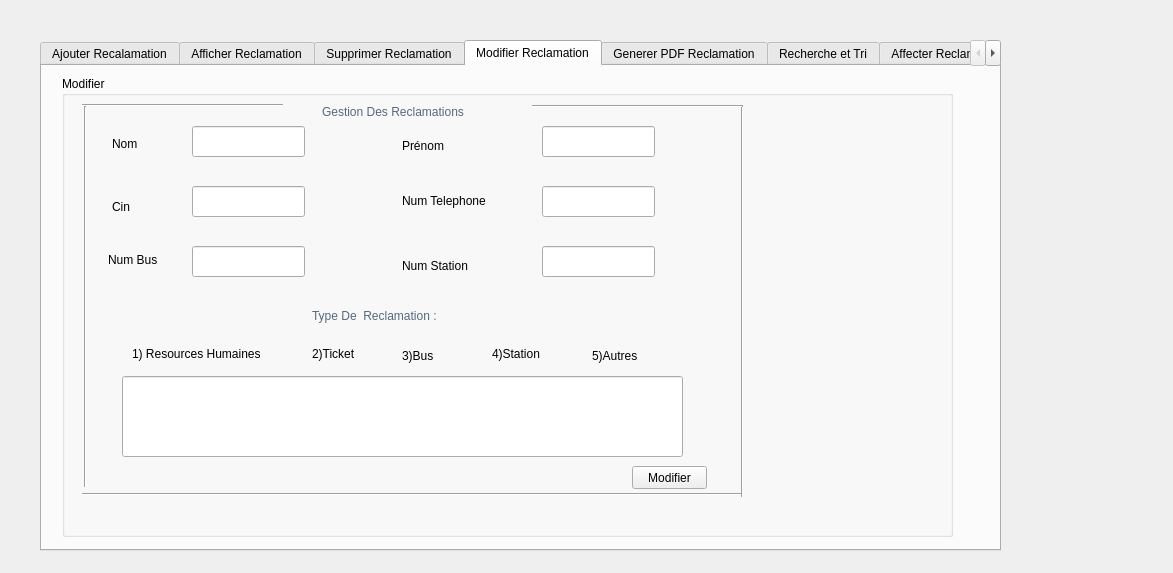
<?xml version="1.0" encoding="UTF-8"?>
<ui version="4.0">
 <class>DialogReclamation</class>
 <widget class="QDialog" name="DialogReclamation">
  <property name="geometry">
   <rect>
    <x>0</x>
    <y>0</y>
    <width>1173</width>
    <height>573</height>
   </rect>
  </property>
  <property name="windowTitle">
   <string>Dialog</string>
  </property>
  <widget class="QTabWidget" name="Trier">
   <property name="geometry">
    <rect>
     <x>40</x>
     <y>40</y>
     <width>961</width>
     <height>511</height>
    </rect>
   </property>
   <property name="currentIndex">
    <number>3</number>
   </property>
   <widget class="QWidget" name="tab">
    <attribute name="title">
     <string>Ajouter Recalamation</string>
    </attribute>
    <widget class="QGroupBox" name="groupBox">
     <property name="geometry">
      <rect>
       <x>30</x>
       <y>10</y>
       <width>661</width>
       <height>421</height>
      </rect>
     </property>
     <property name="styleSheet">
      <string notr="true"/>
     </property>
     <property name="title">
      <string>Ajouter</string>
     </property>
     <widget class="QLabel" name="label">
      <property name="geometry">
       <rect>
        <x>50</x>
        <y>70</y>
        <width>61</width>
        <height>41</height>
       </rect>
      </property>
      <property name="styleSheet">
       <string notr="true"/>
      </property>
      <property name="text">
       <string>Nom </string>
      </property>
     </widget>
     <widget class="QLabel" name="label_2">
      <property name="geometry">
       <rect>
        <x>340</x>
        <y>90</y>
        <width>71</width>
        <height>16</height>
       </rect>
      </property>
      <property name="styleSheet">
       <string notr="true"/>
      </property>
      <property name="text">
       <string>Prénom</string>
      </property>
     </widget>
     <widget class="QLabel" name="label_3">
      <property name="geometry">
       <rect>
        <x>50</x>
        <y>130</y>
        <width>51</width>
        <height>16</height>
       </rect>
      </property>
      <property name="styleSheet">
       <string notr="true"/>
      </property>
      <property name="text">
       <string>Cin</string>
      </property>
     </widget>
     <widget class="QLabel" name="label_4">
      <property name="geometry">
       <rect>
        <x>340</x>
        <y>130</y>
        <width>141</width>
        <height>21</height>
       </rect>
      </property>
      <property name="styleSheet">
       <string notr="true"/>
      </property>
      <property name="text">
       <string>Num Télèphone</string>
      </property>
     </widget>
     <widget class="QLabel" name="label_5">
      <property name="geometry">
       <rect>
        <x>20</x>
        <y>190</y>
        <width>111</width>
        <height>20</height>
       </rect>
      </property>
      <property name="text">
       <string/>
      </property>
     </widget>
     <widget class="QLineEdit" name="le_nom">
      <property name="geometry">
       <rect>
        <x>120</x>
        <y>80</y>
        <width>113</width>
        <height>31</height>
       </rect>
      </property>
     </widget>
     <widget class="QLineEdit" name="le_prenom">
      <property name="geometry">
       <rect>
        <x>470</x>
        <y>80</y>
        <width>113</width>
        <height>31</height>
       </rect>
      </property>
     </widget>
     <widget class="QLineEdit" name="le_cin">
      <property name="geometry">
       <rect>
        <x>120</x>
        <y>120</y>
        <width>113</width>
        <height>31</height>
       </rect>
      </property>
     </widget>
     <widget class="QLineEdit" name="le_num_telephone">
      <property name="geometry">
       <rect>
        <x>470</x>
        <y>120</y>
        <width>113</width>
        <height>31</height>
       </rect>
      </property>
     </widget>
     <widget class="Line" name="line">
      <property name="geometry">
       <rect>
        <x>20</x>
        <y>30</y>
        <width>181</width>
        <height>20</height>
       </rect>
      </property>
      <property name="orientation">
       <enum>Qt::Horizontal</enum>
      </property>
     </widget>
     <widget class="Line" name="line_2">
      <property name="geometry">
       <rect>
        <x>430</x>
        <y>30</y>
        <width>211</width>
        <height>20</height>
       </rect>
      </property>
      <property name="orientation">
       <enum>Qt::Horizontal</enum>
      </property>
     </widget>
     <widget class="Line" name="line_3">
      <property name="geometry">
       <rect>
        <x>630</x>
        <y>40</y>
        <width>20</width>
        <height>371</height>
       </rect>
      </property>
      <property name="orientation">
       <enum>Qt::Vertical</enum>
      </property>
     </widget>
     <widget class="Line" name="line_4">
      <property name="geometry">
       <rect>
        <x>17</x>
        <y>400</y>
        <width>621</width>
        <height>20</height>
       </rect>
      </property>
      <property name="orientation">
       <enum>Qt::Horizontal</enum>
      </property>
     </widget>
     <widget class="Line" name="line_5">
      <property name="geometry">
       <rect>
        <x>10</x>
        <y>40</y>
        <width>20</width>
        <height>371</height>
       </rect>
      </property>
      <property name="orientation">
       <enum>Qt::Vertical</enum>
      </property>
     </widget>
     <widget class="QLabel" name="label_6">
      <property name="geometry">
       <rect>
        <x>230</x>
        <y>30</y>
        <width>181</width>
        <height>20</height>
       </rect>
      </property>
      <property name="styleSheet">
       <string notr="true">font: 12pt &quot;Old Antic Outline&quot;;
color: rgb(84, 105, 127);</string>
      </property>
      <property name="text">
       <string>Gestion Des Reclamations</string>
      </property>
     </widget>
     <widget class="QLineEdit" name="le_numstation">
      <property name="geometry">
       <rect>
        <x>470</x>
        <y>170</y>
        <width>111</width>
        <height>31</height>
       </rect>
      </property>
     </widget>
     <widget class="QLabel" name="label_7">
      <property name="geometry">
       <rect>
        <x>50</x>
        <y>290</y>
        <width>81</width>
        <height>16</height>
       </rect>
      </property>
      <property name="text">
       <string/>
      </property>
     </widget>
     <widget class="QLabel" name="label_11">
      <property name="geometry">
       <rect>
        <x>130</x>
        <y>280</y>
        <width>47</width>
        <height>14</height>
       </rect>
      </property>
      <property name="text">
       <string/>
      </property>
     </widget>
     <widget class="QLabel" name="label_8">
      <property name="geometry">
       <rect>
        <x>40</x>
        <y>170</y>
        <width>81</width>
        <height>21</height>
       </rect>
      </property>
      <property name="styleSheet">
       <string notr="true"/>
      </property>
      <property name="text">
       <string>Num Bus </string>
      </property>
     </widget>
     <widget class="QLabel" name="label_9">
      <property name="geometry">
       <rect>
        <x>340</x>
        <y>180</y>
        <width>101</width>
        <height>21</height>
       </rect>
      </property>
      <property name="styleSheet">
       <string notr="true"/>
      </property>
      <property name="text">
       <string>Num Station</string>
      </property>
     </widget>
     <widget class="QLineEdit" name="le_numbus">
      <property name="geometry">
       <rect>
        <x>120</x>
        <y>170</y>
        <width>113</width>
        <height>31</height>
       </rect>
      </property>
     </widget>
     <widget class="QLabel" name="label_10">
      <property name="geometry">
       <rect>
        <x>240</x>
        <y>215</y>
        <width>161</width>
        <height>21</height>
       </rect>
      </property>
      <property name="styleSheet">
       <string notr="true">font: 12pt &quot;Old Antic Outline&quot;;
color: rgb(84, 105, 127);</string>
      </property>
      <property name="text">
       <string>Type de Reclamation :</string>
      </property>
     </widget>
     <widget class="QLabel" name="label_12">
      <property name="geometry">
       <rect>
        <x>50</x>
        <y>250</y>
        <width>181</width>
        <height>20</height>
       </rect>
      </property>
      <property name="styleSheet">
       <string notr="true"/>
      </property>
      <property name="text">
       <string>1) Resources Humaine</string>
      </property>
     </widget>
     <widget class="QLabel" name="label_13">
      <property name="geometry">
       <rect>
        <x>230</x>
        <y>250</y>
        <width>81</width>
        <height>21</height>
       </rect>
      </property>
      <property name="styleSheet">
       <string notr="true"/>
      </property>
      <property name="text">
       <string>2) Ticket</string>
      </property>
     </widget>
     <widget class="QLabel" name="label_14">
      <property name="geometry">
       <rect>
        <x>310</x>
        <y>250</y>
        <width>61</width>
        <height>21</height>
       </rect>
      </property>
      <property name="styleSheet">
       <string notr="true"/>
      </property>
      <property name="text">
       <string>3) Bus</string>
      </property>
     </widget>
     <widget class="QLabel" name="label_15">
      <property name="geometry">
       <rect>
        <x>380</x>
        <y>250</y>
        <width>71</width>
        <height>21</height>
       </rect>
      </property>
      <property name="styleSheet">
       <string notr="true"/>
      </property>
      <property name="text">
       <string>4) Station</string>
      </property>
     </widget>
     <widget class="QLineEdit" name="le_type_reclamation">
      <property name="geometry">
       <rect>
        <x>50</x>
        <y>280</y>
        <width>541</width>
        <height>71</height>
       </rect>
      </property>
     </widget>
     <widget class="QLabel" name="label_16">
      <property name="geometry">
       <rect>
        <x>470</x>
        <y>250</y>
        <width>71</width>
        <height>21</height>
       </rect>
      </property>
      <property name="styleSheet">
       <string notr="true"/>
      </property>
      <property name="text">
       <string>5) Autres</string>
      </property>
     </widget>
     <widget class="QPushButton" name="pb_ajouter">
      <property name="geometry">
       <rect>
        <x>520</x>
        <y>370</y>
        <width>75</width>
        <height>23</height>
       </rect>
      </property>
      <property name="text">
       <string>Ajouter</string>
      </property>
     </widget>
    </widget>
   </widget>
   <widget class="QWidget" name="tab2">
    <attribute name="title">
     <string>Afficher Reclamation</string>
    </attribute>
    <widget class="QGroupBox" name="groupBox_2">
     <property name="geometry">
      <rect>
       <x>20</x>
       <y>10</y>
       <width>671</width>
       <height>421</height>
      </rect>
     </property>
     <property name="title">
      <string>Afficher</string>
     </property>
     <widget class="QTableView" name="tab_reclamation">
      <property name="geometry">
       <rect>
        <x>40</x>
        <y>80</y>
        <width>591</width>
        <height>321</height>
       </rect>
      </property>
     </widget>
     <widget class="QPushButton" name="pb_arduino">
      <property name="geometry">
       <rect>
        <x>270</x>
        <y>30</y>
        <width>91</width>
        <height>31</height>
       </rect>
      </property>
      <property name="text">
       <string>Arduino</string>
      </property>
     </widget>
    </widget>
   </widget>
   <widget class="QWidget" name="tab_2">
    <attribute name="title">
     <string>Supprimer Reclamation</string>
    </attribute>
    <widget class="QLabel" name="label_17">
     <property name="geometry">
      <rect>
       <x>300</x>
       <y>90</y>
       <width>47</width>
       <height>14</height>
      </rect>
     </property>
     <property name="text">
      <string>Cin</string>
     </property>
    </widget>
    <widget class="QLineEdit" name="le_Cin">
     <property name="geometry">
      <rect>
       <x>30</x>
       <y>130</y>
       <width>631</width>
       <height>31</height>
      </rect>
     </property>
    </widget>
    <widget class="QPushButton" name="pb_supprimer">
     <property name="geometry">
      <rect>
       <x>590</x>
       <y>190</y>
       <width>75</width>
       <height>23</height>
      </rect>
     </property>
     <property name="text">
      <string>Supprimer</string>
     </property>
    </widget>
    <widget class="QLabel" name="label_31">
     <property name="geometry">
      <rect>
       <x>10</x>
       <y>-150</y>
       <width>47</width>
       <height>14</height>
      </rect>
     </property>
     <property name="text">
      <string>Cin</string>
     </property>
    </widget>
   </widget>
   <widget class="QWidget" name="tab3">
    <attribute name="title">
     <string>Modifier Reclamation</string>
    </attribute>
    <widget class="QGroupBox" name="pushButton_modifier_2">
     <property name="geometry">
      <rect>
       <x>20</x>
       <y>10</y>
       <width>891</width>
       <height>461</height>
      </rect>
     </property>
     <property name="title">
      <string>Modifier</string>
     </property>
     <widget class="QLabel" name="label_18">
      <property name="geometry">
       <rect>
        <x>50</x>
        <y>60</y>
        <width>51</width>
        <height>16</height>
       </rect>
      </property>
      <property name="styleSheet">
       <string notr="true"/>
      </property>
      <property name="text">
       <string>Nom</string>
      </property>
     </widget>
     <widget class="QLabel" name="label_20">
      <property name="geometry">
       <rect>
        <x>46</x>
        <y>173</y>
        <width>71</width>
        <height>21</height>
       </rect>
      </property>
      <property name="styleSheet">
       <string notr="true"/>
      </property>
      <property name="text">
       <string>Num Bus</string>
      </property>
     </widget>
     <widget class="QLabel" name="label_21">
      <property name="geometry">
       <rect>
        <x>340</x>
        <y>60</y>
        <width>71</width>
        <height>20</height>
       </rect>
      </property>
      <property name="styleSheet">
       <string notr="true"/>
      </property>
      <property name="text">
       <string>Prénom</string>
      </property>
     </widget>
     <widget class="QLabel" name="label_22">
      <property name="geometry">
       <rect>
        <x>340</x>
        <y>109</y>
        <width>131</width>
        <height>31</height>
       </rect>
      </property>
      <property name="styleSheet">
       <string notr="true"/>
      </property>
      <property name="text">
       <string>Num Telephone</string>
      </property>
     </widget>
     <widget class="QLabel" name="label_23">
      <property name="geometry">
       <rect>
        <x>340</x>
        <y>180</y>
        <width>91</width>
        <height>20</height>
       </rect>
      </property>
      <property name="styleSheet">
       <string notr="true"/>
      </property>
      <property name="text">
       <string>Num Station</string>
      </property>
     </widget>
     <widget class="QLabel" name="label_24">
      <property name="geometry">
       <rect>
        <x>250</x>
        <y>230</y>
        <width>201</width>
        <height>20</height>
       </rect>
      </property>
      <property name="styleSheet">
       <string notr="true">font: 12pt &quot;Old Antic Outline&quot;;
color: rgb(84, 105, 127);</string>
      </property>
      <property name="text">
       <string>Type De  Reclamation : </string>
      </property>
     </widget>
     <widget class="QLineEdit" name="modifier_Nom">
      <property name="geometry">
       <rect>
        <x>130</x>
        <y>50</y>
        <width>113</width>
        <height>31</height>
       </rect>
      </property>
     </widget>
     <widget class="QLineEdit" name="modifier_Cin">
      <property name="geometry">
       <rect>
        <x>130</x>
        <y>110</y>
        <width>113</width>
        <height>31</height>
       </rect>
      </property>
     </widget>
     <widget class="QLineEdit" name="modifier_numBus">
      <property name="geometry">
       <rect>
        <x>130</x>
        <y>170</y>
        <width>113</width>
        <height>31</height>
       </rect>
      </property>
     </widget>
     <widget class="QLineEdit" name="modifier_Type_reclamation">
      <property name="geometry">
       <rect>
        <x>60</x>
        <y>300</y>
        <width>561</width>
        <height>81</height>
       </rect>
      </property>
     </widget>
     <widget class="QLineEdit" name="modifier_Prenom">
      <property name="geometry">
       <rect>
        <x>480</x>
        <y>50</y>
        <width>113</width>
        <height>31</height>
       </rect>
      </property>
     </widget>
     <widget class="QLineEdit" name="modifier_Num_Telephone">
      <property name="geometry">
       <rect>
        <x>480</x>
        <y>110</y>
        <width>113</width>
        <height>31</height>
       </rect>
      </property>
     </widget>
     <widget class="QLineEdit" name="modifier_numStation">
      <property name="geometry">
       <rect>
        <x>480</x>
        <y>170</y>
        <width>113</width>
        <height>31</height>
       </rect>
      </property>
     </widget>
     <widget class="QLabel" name="label_19">
      <property name="geometry">
       <rect>
        <x>50</x>
        <y>120</y>
        <width>51</width>
        <height>21</height>
       </rect>
      </property>
      <property name="styleSheet">
       <string notr="true"/>
      </property>
      <property name="text">
       <string>Cin</string>
      </property>
     </widget>
     <widget class="QPushButton" name="pushButton_modifier">
      <property name="geometry">
       <rect>
        <x>570</x>
        <y>390</y>
        <width>75</width>
        <height>23</height>
       </rect>
      </property>
      <property name="text">
       <string>Modifier</string>
      </property>
     </widget>
     <widget class="Line" name="line_6">
      <property name="geometry">
       <rect>
        <x>20</x>
        <y>9</y>
        <width>201</width>
        <height>41</height>
       </rect>
      </property>
      <property name="orientation">
       <enum>Qt::Horizontal</enum>
      </property>
     </widget>
     <widget class="Line" name="line_7">
      <property name="geometry">
       <rect>
        <x>13</x>
        <y>30</y>
        <width>20</width>
        <height>381</height>
       </rect>
      </property>
      <property name="orientation">
       <enum>Qt::Vertical</enum>
      </property>
     </widget>
     <widget class="Line" name="line_8">
      <property name="geometry">
       <rect>
        <x>20</x>
        <y>410</y>
        <width>661</width>
        <height>16</height>
       </rect>
      </property>
      <property name="orientation">
       <enum>Qt::Horizontal</enum>
      </property>
     </widget>
     <widget class="Line" name="line_9">
      <property name="geometry">
       <rect>
        <x>660</x>
        <y>30</y>
        <width>41</width>
        <height>391</height>
       </rect>
      </property>
      <property name="orientation">
       <enum>Qt::Vertical</enum>
      </property>
     </widget>
     <widget class="Line" name="line_10">
      <property name="geometry">
       <rect>
        <x>470</x>
        <y>15</y>
        <width>211</width>
        <height>31</height>
       </rect>
      </property>
      <property name="orientation">
       <enum>Qt::Horizontal</enum>
      </property>
     </widget>
     <widget class="QLabel" name="label_25">
      <property name="geometry">
       <rect>
        <x>260</x>
        <y>20</y>
        <width>191</width>
        <height>31</height>
       </rect>
      </property>
      <property name="styleSheet">
       <string notr="true">font: 12pt &quot;Old Antic Outline&quot;;
color: rgb(84, 105, 127);</string>
      </property>
      <property name="text">
       <string>Gestion Des Reclamations</string>
      </property>
     </widget>
     <widget class="QLabel" name="label_26">
      <property name="geometry">
       <rect>
        <x>70</x>
        <y>270</y>
        <width>161</width>
        <height>16</height>
       </rect>
      </property>
      <property name="styleSheet">
       <string notr="true"/>
      </property>
      <property name="text">
       <string>1) Resources Humaines</string>
      </property>
     </widget>
     <widget class="QLabel" name="label_27">
      <property name="geometry">
       <rect>
        <x>250</x>
        <y>270</y>
        <width>71</width>
        <height>16</height>
       </rect>
      </property>
      <property name="styleSheet">
       <string notr="true"/>
      </property>
      <property name="text">
       <string>2)Ticket</string>
      </property>
     </widget>
     <widget class="QLabel" name="label_28">
      <property name="geometry">
       <rect>
        <x>340</x>
        <y>270</y>
        <width>51</width>
        <height>20</height>
       </rect>
      </property>
      <property name="styleSheet">
       <string notr="true"/>
      </property>
      <property name="text">
       <string>3)Bus</string>
      </property>
     </widget>
     <widget class="QLabel" name="label_29">
      <property name="geometry">
       <rect>
        <x>430</x>
        <y>270</y>
        <width>71</width>
        <height>16</height>
       </rect>
      </property>
      <property name="styleSheet">
       <string notr="true"/>
      </property>
      <property name="text">
       <string>4)Station</string>
      </property>
     </widget>
     <widget class="QLabel" name="label_30">
      <property name="geometry">
       <rect>
        <x>530</x>
        <y>270</y>
        <width>61</width>
        <height>20</height>
       </rect>
      </property>
      <property name="styleSheet">
       <string notr="true"/>
      </property>
      <property name="text">
       <string>5)Autres</string>
      </property>
     </widget>
    </widget>
   </widget>
   <widget class="QWidget" name="tab_3">
    <attribute name="title">
     <string>Generer PDF Reclamation</string>
    </attribute>
    <widget class="QPushButton" name="Generer_PDF">
     <property name="geometry">
      <rect>
       <x>560</x>
       <y>170</y>
       <width>75</width>
       <height>23</height>
      </rect>
     </property>
     <property name="text">
      <string>Generer</string>
     </property>
    </widget>
    <widget class="QLineEdit" name="id_pdf">
     <property name="geometry">
      <rect>
       <x>50</x>
       <y>100</y>
       <width>591</width>
       <height>31</height>
      </rect>
     </property>
    </widget>
    <widget class="QLabel" name="label_32">
     <property name="geometry">
      <rect>
       <x>50</x>
       <y>30</y>
       <width>47</width>
       <height>14</height>
      </rect>
     </property>
     <property name="text">
      <string>Cin</string>
     </property>
    </widget>
   </widget>
   <widget class="QWidget" name="tab_4">
    <attribute name="title">
     <string>Recherche et Tri</string>
    </attribute>
    <widget class="QPushButton" name="pb_recherche">
     <property name="geometry">
      <rect>
       <x>180</x>
       <y>80</y>
       <width>75</width>
       <height>23</height>
      </rect>
     </property>
     <property name="text">
      <string>Chercher</string>
     </property>
    </widget>
    <widget class="QLineEdit" name="id_search">
     <property name="geometry">
      <rect>
       <x>40</x>
       <y>50</y>
       <width>211</width>
       <height>21</height>
      </rect>
     </property>
    </widget>
    <widget class="QLabel" name="label_33">
     <property name="geometry">
      <rect>
       <x>40</x>
       <y>20</y>
       <width>151</width>
       <height>16</height>
      </rect>
     </property>
     <property name="text">
      <string>Rechercher :</string>
     </property>
    </widget>
    <widget class="QTableView" name="tab_search">
     <property name="geometry">
      <rect>
       <x>320</x>
       <y>30</y>
       <width>351</width>
       <height>192</height>
      </rect>
     </property>
    </widget>
    <widget class="QLabel" name="label_34">
     <property name="geometry">
      <rect>
       <x>50</x>
       <y>170</y>
       <width>47</width>
       <height>14</height>
      </rect>
     </property>
     <property name="text">
      <string>Trier :</string>
     </property>
    </widget>
    <widget class="QRadioButton" name="radioButton_trier_reclamation_AZ">
     <property name="geometry">
      <rect>
       <x>40</x>
       <y>190</y>
       <width>83</width>
       <height>18</height>
      </rect>
     </property>
     <property name="text">
      <string>Ascendant</string>
     </property>
    </widget>
    <widget class="QRadioButton" name="radioButton_trier_reclamation_ZA">
     <property name="geometry">
      <rect>
       <x>40</x>
       <y>220</y>
       <width>83</width>
       <height>18</height>
      </rect>
     </property>
     <property name="text">
      <string>Desendant</string>
     </property>
    </widget>
    <widget class="QPushButton" name="pb_tri">
     <property name="geometry">
      <rect>
       <x>180</x>
       <y>250</y>
       <width>75</width>
       <height>23</height>
      </rect>
     </property>
     <property name="text">
      <string>Trier</string>
     </property>
    </widget>
    <widget class="QComboBox" name="comboBox_tri_reclamation">
     <property name="geometry">
      <rect>
       <x>351</x>
       <y>250</y>
       <width>301</width>
       <height>22</height>
      </rect>
     </property>
     <item>
      <property name="text">
       <string>Cin</string>
      </property>
     </item>
     <item>
      <property name="text">
       <string>Type_Reclamation </string>
      </property>
     </item>
     <item>
      <property name="text">
       <string>Num_Telephone</string>
      </property>
     </item>
    </widget>
    <widget class="QPushButton" name="pb_stat">
     <property name="geometry">
      <rect>
       <x>580</x>
       <y>280</y>
       <width>75</width>
       <height>23</height>
      </rect>
     </property>
     <property name="text">
      <string>Statistique</string>
     </property>
    </widget>
   </widget>
   <widget class="QWidget" name="tab_5">
    <attribute name="title">
     <string>Affecter Reclamation</string>
    </attribute>
    <widget class="QTableView" name="rh_table">
     <property name="geometry">
      <rect>
       <x>40</x>
       <y>20</y>
       <width>301</width>
       <height>192</height>
      </rect>
     </property>
    </widget>
    <widget class="QTableView" name="ticket_table">
     <property name="geometry">
      <rect>
       <x>360</x>
       <y>20</y>
       <width>331</width>
       <height>192</height>
      </rect>
     </property>
    </widget>
    <widget class="QTableView" name="bus_table">
     <property name="geometry">
      <rect>
       <x>360</x>
       <y>240</y>
       <width>331</width>
       <height>192</height>
      </rect>
     </property>
    </widget>
    <widget class="QTableView" name="station_table">
     <property name="geometry">
      <rect>
       <x>40</x>
       <y>240</y>
       <width>301</width>
       <height>192</height>
      </rect>
     </property>
    </widget>
    <widget class="QLabel" name="label_35">
     <property name="geometry">
      <rect>
       <x>130</x>
       <y>0</y>
       <width>141</width>
       <height>16</height>
      </rect>
     </property>
     <property name="text">
      <string>Resources Humaines</string>
     </property>
    </widget>
    <widget class="QLabel" name="label_36">
     <property name="geometry">
      <rect>
       <x>510</x>
       <y>0</y>
       <width>47</width>
       <height>14</height>
      </rect>
     </property>
     <property name="text">
      <string>ticket</string>
     </property>
    </widget>
    <widget class="QLabel" name="label_37">
     <property name="geometry">
      <rect>
       <x>160</x>
       <y>220</y>
       <width>47</width>
       <height>14</height>
      </rect>
     </property>
     <property name="text">
      <string>Station</string>
     </property>
    </widget>
    <widget class="QLabel" name="label_38">
     <property name="geometry">
      <rect>
       <x>510</x>
       <y>220</y>
       <width>47</width>
       <height>14</height>
      </rect>
     </property>
     <property name="text">
      <string>Bus</string>
     </property>
    </widget>
   </widget>
  </widget>
 </widget>
 <resources/>
 <connections/>
</ui>
